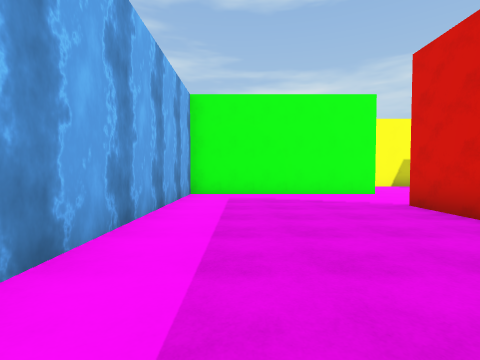
[1] (above)

24 first-person views from a walk through a Unity game level. The camera is 1.4 m above the floor, tilts 2° down and sees 85° across. The floor is counted in squares, 2 m on a side. Each view is taken from the middle of a square. On the plan, view 1 faces up. The plan holds only what a view shows up to about 9 squares ahead; the rest is blank. The player character is not drawn. Surface patterns are stand-ins for the level's own textures.

[2]
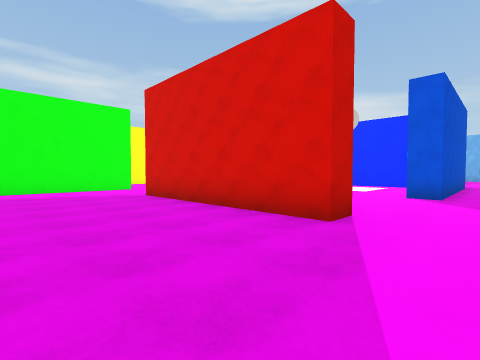

[3]
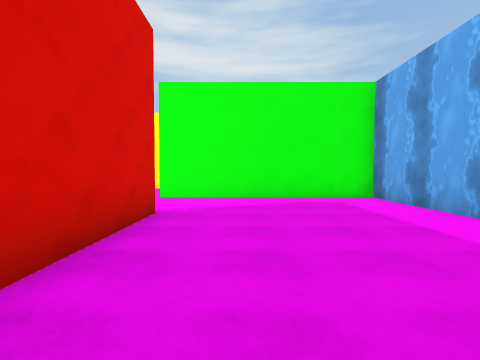

[4]
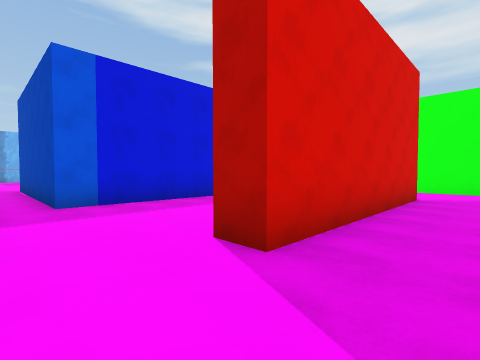

[5]
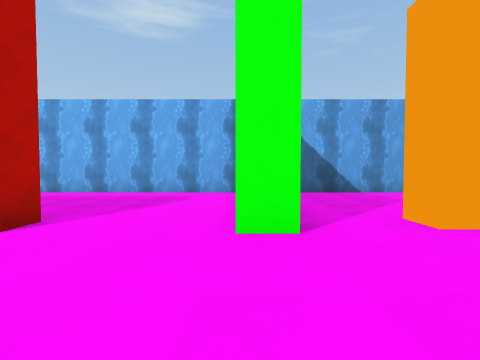

[6]
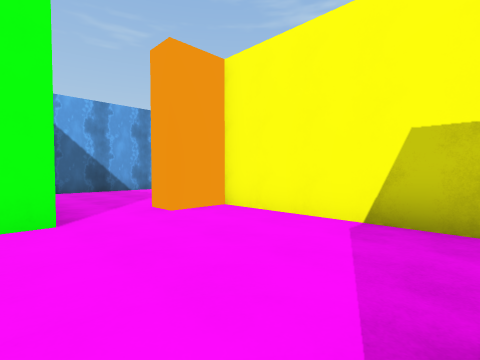

[7]
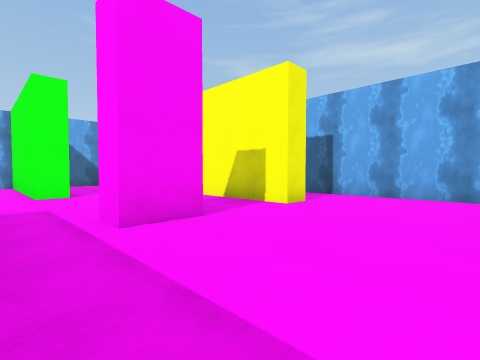

[8]
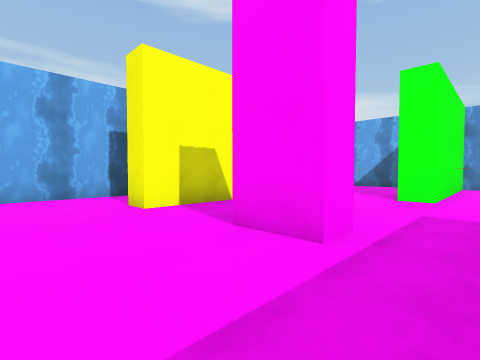

[9]
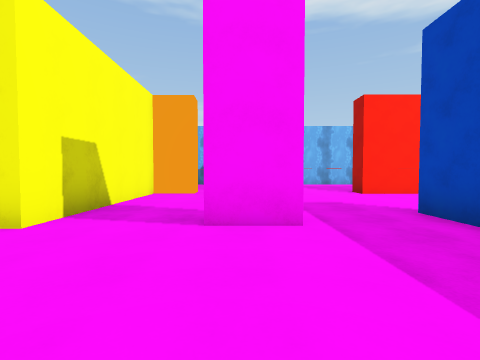

[10]
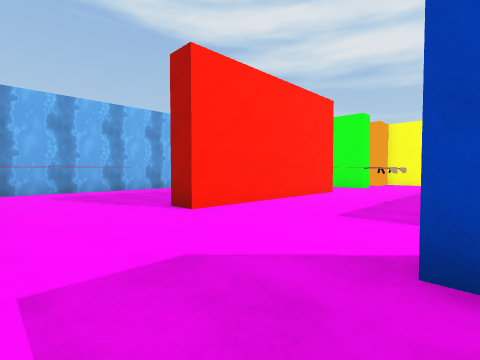

[11]
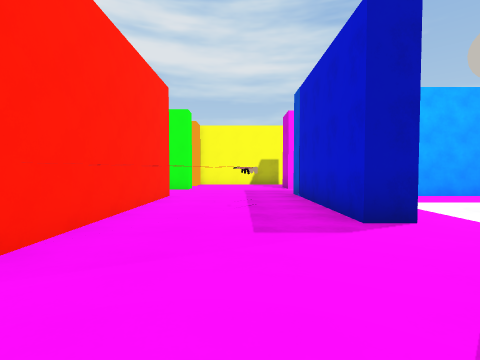

[12]
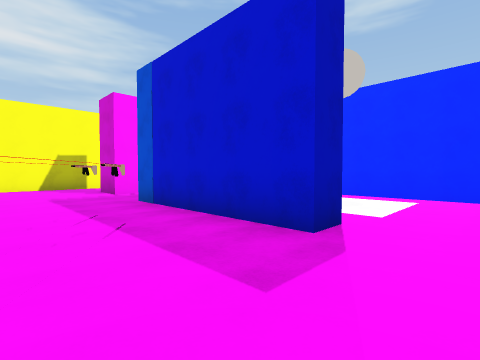

[13]
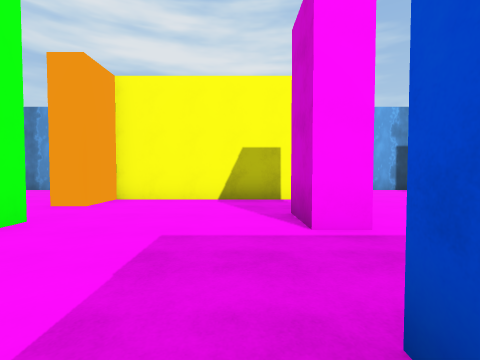

[14]
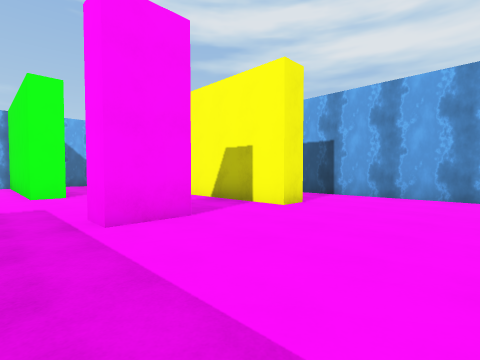

[15]
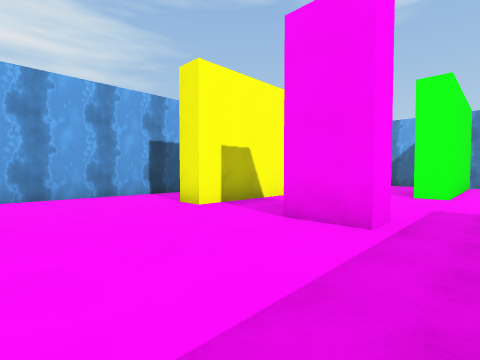

[16]
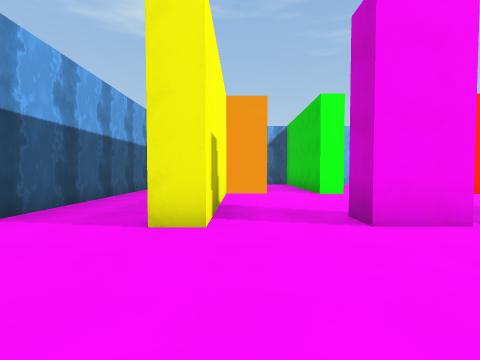

[17]
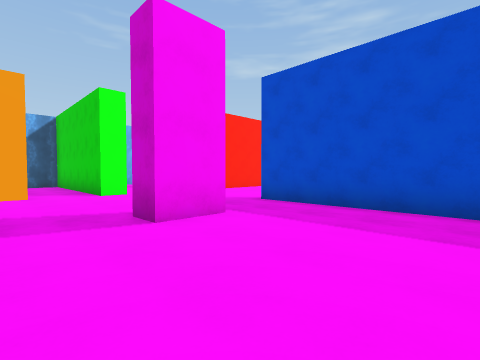

[18]
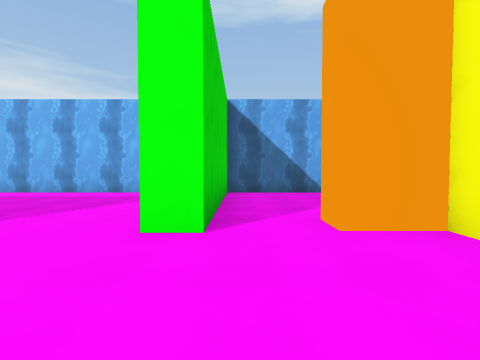

[19]
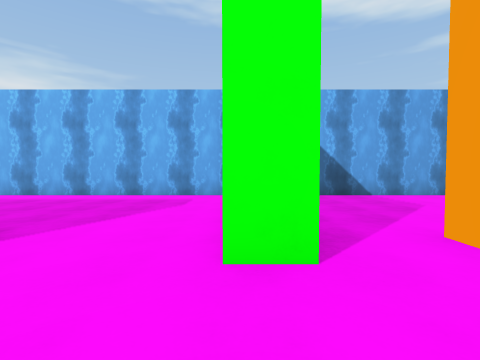

[20]
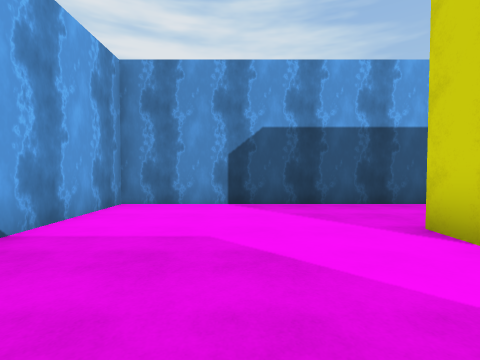

[21]
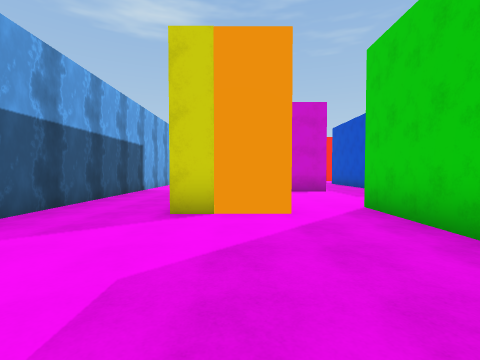

[22]
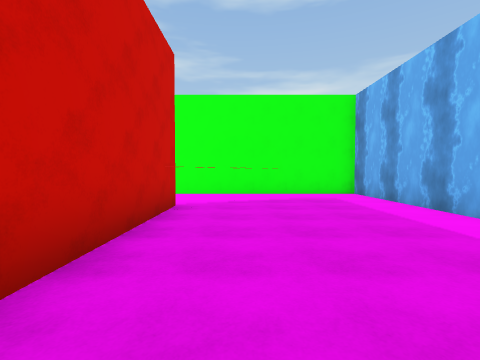

[23]
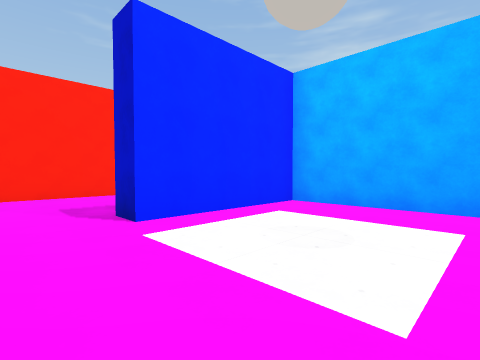

[24]
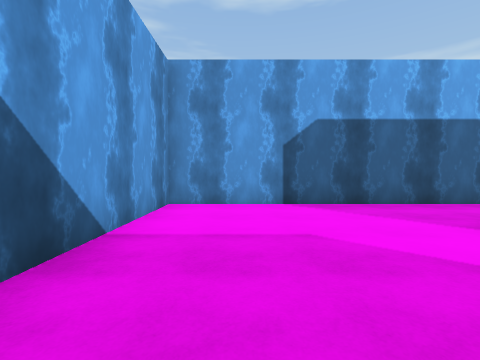

### Floor plan
Key: @ floor where view 1 was taken; # wall or solid block; . floor.
Columns run from 2 left of view 1 to 23 right of it. Each row starts with its distance up from view 1.
 15 ################
 14 #.......  ......
 13 #......   .....
 12 #.....#####....#####
 11 #.....#............#
 10 #.....................
  9 # ........#....#......
  8 #######............#######
  7 #....................#...#
  6 #.........######....#....#
  5 #.....#...#........##....#
  4 #.....#...#........#.....#
  3 #.....#  .#....#..##.....#
  2 #.....#...#....#. .#.....#
  1 #.....#........#. .#.....#
  0 #.@...#........#...#.....#
 -1 #.........######.........#
 -2 #........................#
 -3 #######............#######
 -4    .......#....#.........#
 -5    ......................#
 -6       #............#.....#
 -7       #####....#####.....#
 -8         .................#
 -9      ....................#
-10      #####################

Where each view was taken, in squares from view 1:
view 1: 0 up, 0 right, facing up
view 2: 2 down, 0 right, facing up-right
view 3: 4 up, 2 right, facing down
view 4: 7 up, 2 right, facing down-right
view 5: 8 up, 7 right, facing left
view 6: 8 up, 8 right, facing up-left
view 7: 7 up, 12 right, facing up-left
view 8: 7 up, 10 right, facing up-right
view 9: 9 up, 9 right, facing right
view 10: 8 up, 13 right, facing down-right
view 11: 7 up, 15 right, facing down
view 12: 5 up, 16 right, facing down-left
view 13: 0 up, 14 right, facing down
view 14: 2 down, 9 right, facing down-right
view 15: 2 down, 12 right, facing down-left
view 16: 6 down, 12 right, facing left
view 17: 6 down, 12 right, facing up-left
view 18: 4 down, 14 right, facing right
view 19: 3 down, 15 right, facing right
view 20: 4 down, 20 right, facing down
view 21: 6 down, 22 right, facing left
view 22: 0 up, 19 right, facing up
view 23: 0 up, 12 right, facing up-left
view 24: 9 up, 0 right, facing up
